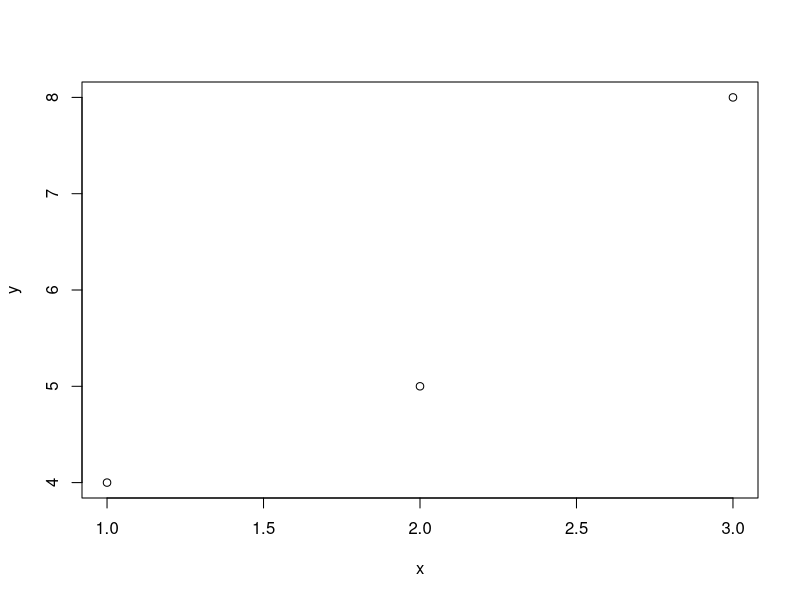
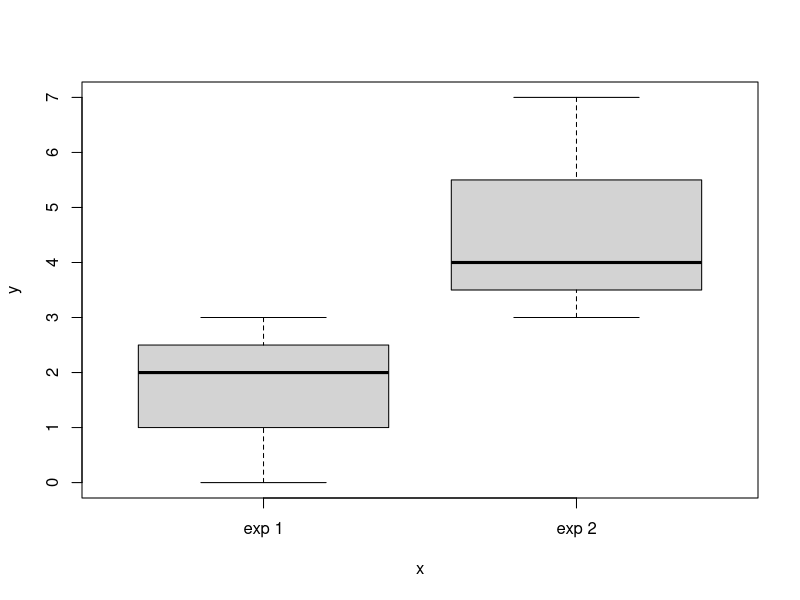
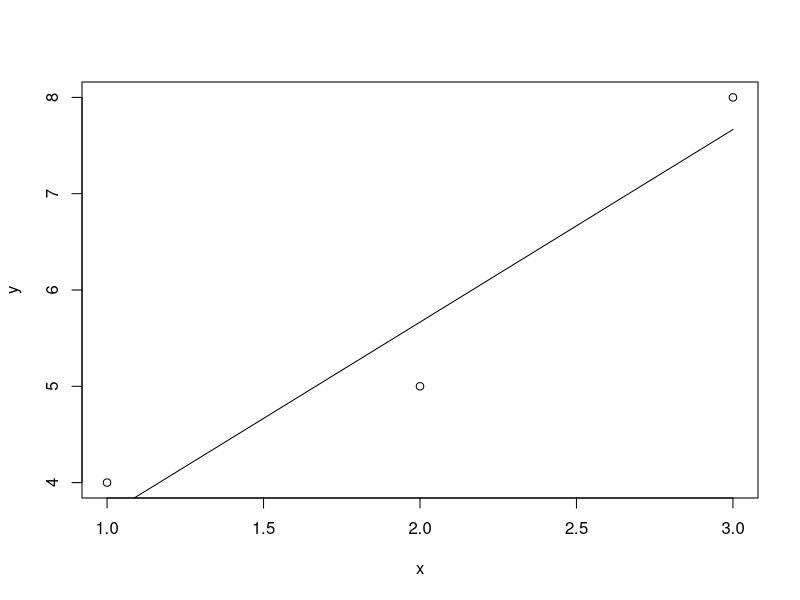
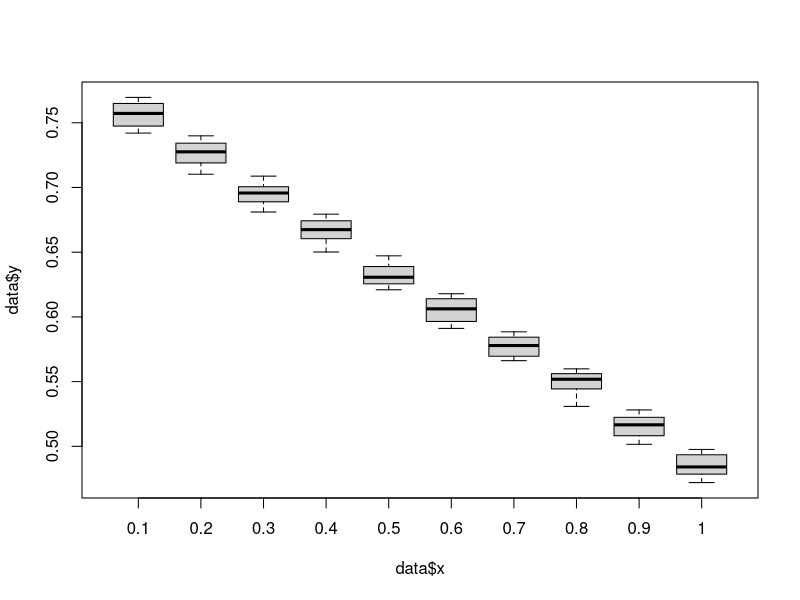

Write the R code that produced these figures, in order.
## R BASICS

## VARIABLES AND VECTORS
# Save variables
i <- 11
i <- "String"
i <- 1

# define vectors
vector <- c(3, 4, 5)
vector

# DATAFRAMES
# Define empty dataframe
data <- data.frame(x=numeric(0),y=numeric(0))
# Show data frame
data
# Append row to dataframe
row <- c(1,4)
data[length(data[,1])+1,] <- row
row <- c(2,5)
data[length(data[,1])+1,] <- row
row <- c(3,8)
data[length(data[,1])+1,] <- row
data
# get row from dataframe
data[1,]
# get element from dataframe
data[2,2]


## PLOTS
# Scatterplot
x <- c(1,2,3)
y <- c(4,5,8)
plot(x,y)

# Boxplot
x <- c("exp 1", "exp 1", "exp 1", "exp 2", "exp 2", "exp 2")
y <- c(2,3,0,3,4,7)
boxplot(y~x)


# LINEAR REGRESSION
# Fit function to data
nls <- nls(y ~ (a*x)+b, data=data, start=list(a=1,b=1))
# get coefficients from 'nls'
k <- coef(nls)
# show data and fitted function
plot (data)
curve ( k["a"] * x + k["b"], add=T )


## READ FROM CSV-FILE
# set working directory - ATTENTION: path different on your machine! 
setwd("/home/thor/phd/angers/rnetlogo")

# read from csv file "data.csv", ski p first 6 lines of file
data <- read.csv("data.csv", skip=6)

# show data
data

# select rows with 'x==0.1' from data frame
data[data$x==0.1,]

# visualize data in box plot
boxplot(data$y~data$x)

